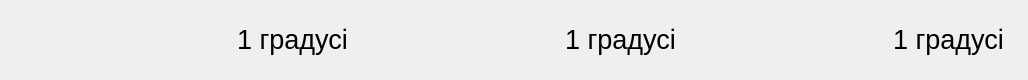
<?xml version="1.0" encoding="UTF-8"?>
<ui version="4.0">
 <class>Form</class>
 <widget class="QWidget" name="Form">
  <property name="geometry">
   <rect>
    <x>0</x>
    <y>0</y>
    <width>1028</width>
    <height>80</height>
   </rect>
  </property>
  <property name="minimumSize">
   <size>
    <width>0</width>
    <height>80</height>
   </size>
  </property>
  <property name="maximumSize">
   <size>
    <width>16777215</width>
    <height>120</height>
   </size>
  </property>
  <property name="windowTitle">
   <string>Form</string>
  </property>
  <layout class="QHBoxLayout" name="horizontalLayout_4">
   <property name="leftMargin">
    <number>0</number>
   </property>
   <property name="topMargin">
    <number>0</number>
   </property>
   <property name="rightMargin">
    <number>0</number>
   </property>
   <property name="bottomMargin">
    <number>0</number>
   </property>
   <item>
    <layout class="QHBoxLayout" name="horizontalLayout">
     <item>
      <spacer name="horizontalSpacer">
       <property name="orientation">
        <enum>Qt::Horizontal</enum>
       </property>
       <property name="sizeHint" stdset="0">
        <size>
         <width>40</width>
         <height>20</height>
        </size>
       </property>
      </spacer>
     </item>
     <item>
      <widget class="RangeWidget" name="widgetPitch" native="true">
       <property name="minimumSize">
        <size>
         <width>120</width>
         <height>0</height>
        </size>
       </property>
       <property name="maximumSize">
        <size>
         <width>16777215</width>
         <height>80</height>
        </size>
       </property>
      </widget>
     </item>
     <item>
      <widget class="QLabel" name="label">
       <property name="minimumSize">
        <size>
         <width>80</width>
         <height>80</height>
        </size>
       </property>
       <property name="maximumSize">
        <size>
         <width>80</width>
         <height>80</height>
        </size>
       </property>
       <property name="text">
        <string/>
       </property>
       <property name="pixmap">
        <pixmap resource="resources.qrc">:/icons/icons/1_small.png</pixmap>
       </property>
       <property name="scaledContents">
        <bool>true</bool>
       </property>
      </widget>
     </item>
     <item>
      <widget class="QLabel" name="labePitch">
       <property name="minimumSize">
        <size>
         <width>110</width>
         <height>0</height>
        </size>
       </property>
       <property name="maximumSize">
        <size>
         <width>110</width>
         <height>16777215</height>
        </size>
       </property>
       <property name="font">
        <font>
         <pointsize>20</pointsize>
        </font>
       </property>
       <property name="text">
        <string>1 градусів</string>
       </property>
       <property name="textFormat">
        <enum>Qt::RichText</enum>
       </property>
      </widget>
     </item>
    </layout>
   </item>
   <item>
    <layout class="QHBoxLayout" name="horizontalLayout_2">
     <item>
      <widget class="RangeWidget" name="widgetRoll" native="true">
       <property name="minimumSize">
        <size>
         <width>120</width>
         <height>0</height>
        </size>
       </property>
       <property name="maximumSize">
        <size>
         <width>16777215</width>
         <height>80</height>
        </size>
       </property>
      </widget>
     </item>
     <item>
      <widget class="QLabel" name="label_2">
       <property name="minimumSize">
        <size>
         <width>80</width>
         <height>80</height>
        </size>
       </property>
       <property name="maximumSize">
        <size>
         <width>80</width>
         <height>80</height>
        </size>
       </property>
       <property name="text">
        <string/>
       </property>
       <property name="pixmap">
        <pixmap resource="resources.qrc">:/icons/icons/2_small.png</pixmap>
       </property>
       <property name="scaledContents">
        <bool>true</bool>
       </property>
      </widget>
     </item>
     <item>
      <widget class="QLabel" name="labeRoll">
       <property name="minimumSize">
        <size>
         <width>110</width>
         <height>0</height>
        </size>
       </property>
       <property name="maximumSize">
        <size>
         <width>110</width>
         <height>16777215</height>
        </size>
       </property>
       <property name="font">
        <font>
         <pointsize>20</pointsize>
        </font>
       </property>
       <property name="text">
        <string>1 градусів</string>
       </property>
       <property name="textFormat">
        <enum>Qt::RichText</enum>
       </property>
      </widget>
     </item>
    </layout>
   </item>
   <item>
    <layout class="QHBoxLayout" name="horizontalLayout_3">
     <item>
      <widget class="RangeWidget" name="widgetYaw" native="true">
       <property name="minimumSize">
        <size>
         <width>120</width>
         <height>0</height>
        </size>
       </property>
       <property name="maximumSize">
        <size>
         <width>16777215</width>
         <height>80</height>
        </size>
       </property>
      </widget>
     </item>
     <item>
      <widget class="QLabel" name="label_3">
       <property name="minimumSize">
        <size>
         <width>80</width>
         <height>80</height>
        </size>
       </property>
       <property name="maximumSize">
        <size>
         <width>80</width>
         <height>80</height>
        </size>
       </property>
       <property name="text">
        <string/>
       </property>
       <property name="pixmap">
        <pixmap resource="resources.qrc">:/icons/icons/3_small.png</pixmap>
       </property>
       <property name="scaledContents">
        <bool>true</bool>
       </property>
      </widget>
     </item>
     <item>
      <widget class="QLabel" name="labeYaw">
       <property name="minimumSize">
        <size>
         <width>110</width>
         <height>0</height>
        </size>
       </property>
       <property name="maximumSize">
        <size>
         <width>110</width>
         <height>16777215</height>
        </size>
       </property>
       <property name="font">
        <font>
         <pointsize>20</pointsize>
        </font>
       </property>
       <property name="text">
        <string>1 градусів</string>
       </property>
       <property name="textFormat">
        <enum>Qt::RichText</enum>
       </property>
      </widget>
     </item>
     <item>
      <spacer name="horizontalSpacer_2">
       <property name="orientation">
        <enum>Qt::Horizontal</enum>
       </property>
       <property name="sizeHint" stdset="0">
        <size>
         <width>40</width>
         <height>20</height>
        </size>
       </property>
      </spacer>
     </item>
    </layout>
   </item>
  </layout>
 </widget>
 <customwidgets>
  <customwidget>
   <class>RangeWidget</class>
   <extends>QWidget</extends>
   <header>rangewidget</header>
   <container>1</container>
  </customwidget>
 </customwidgets>
 <resources>
  <include location="resources.qrc"/>
 </resources>
 <connections/>
</ui>
